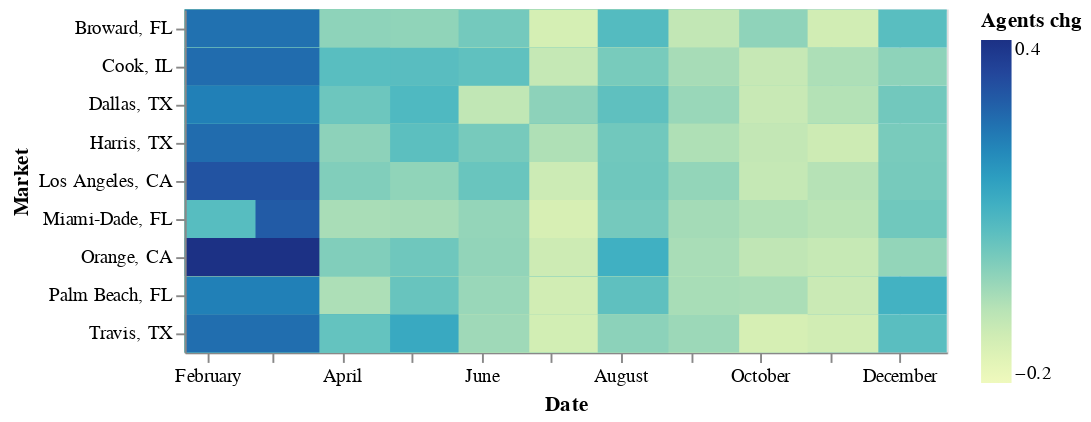

The notebook cell this image was saved under:
### Code cell
import altair as alt

alt.Chart(df).mark_rect().encode(
    x='Date:T',
    y='Market:N',
    color='Agents chg:Q'
)
